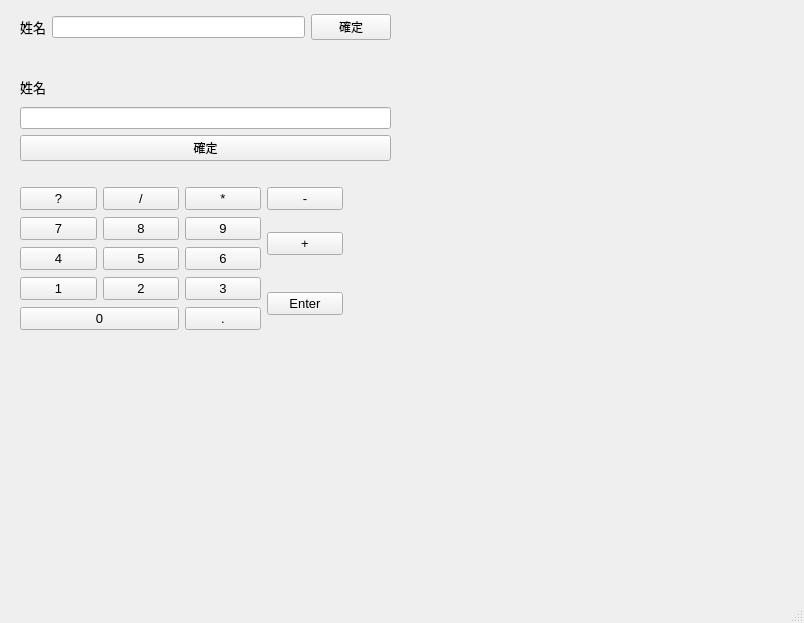
<?xml version="1.0" encoding="UTF-8"?>
<ui version="4.0">
 <class>MainWindow</class>
 <widget class="QMainWindow" name="MainWindow">
  <property name="geometry">
   <rect>
    <x>0</x>
    <y>0</y>
    <width>804</width>
    <height>623</height>
   </rect>
  </property>
  <property name="windowTitle">
   <string>MainWindow</string>
  </property>
  <widget class="QWidget" name="centralwidget">
   <widget class="QWidget" name="">
    <property name="geometry">
     <rect>
      <x>20</x>
      <y>12</y>
      <width>371</width>
      <height>30</height>
     </rect>
    </property>
    <layout class="QHBoxLayout" name="horizontalLayout">
     <item>
      <widget class="QLabel" name="name">
       <property name="font">
        <font>
         <pointsize>10</pointsize>
        </font>
       </property>
       <property name="text">
        <string>姓名</string>
       </property>
       <property name="alignment">
        <set>Qt::AlignCenter</set>
       </property>
      </widget>
     </item>
     <item>
      <widget class="QLineEdit" name="input_name"/>
     </item>
     <item>
      <widget class="QPushButton" name="btn_sure">
       <property name="text">
        <string>確定</string>
       </property>
      </widget>
     </item>
    </layout>
   </widget>
   <widget class="QWidget" name="">
    <property name="geometry">
     <rect>
      <x>20</x>
      <y>72</y>
      <width>371</width>
      <height>89</height>
     </rect>
    </property>
    <layout class="QVBoxLayout" name="verticalLayout">
     <item>
      <widget class="QLabel" name="name_2">
       <property name="font">
        <font>
         <pointsize>10</pointsize>
        </font>
       </property>
       <property name="text">
        <string>姓名</string>
       </property>
       <property name="alignment">
        <set>Qt::AlignLeading|Qt::AlignLeft|Qt::AlignVCenter</set>
       </property>
      </widget>
     </item>
     <item>
      <widget class="QLineEdit" name="input_name2"/>
     </item>
     <item>
      <widget class="QPushButton" name="btn_sure_2">
       <property name="text">
        <string>確定</string>
       </property>
      </widget>
     </item>
    </layout>
   </widget>
   <widget class="QWidget" name="">
    <property name="geometry">
     <rect>
      <x>20</x>
      <y>186</y>
      <width>323</width>
      <height>150</height>
     </rect>
    </property>
    <layout class="QGridLayout" name="gridLayout">
     <item row="0" column="0">
      <widget class="QPushButton" name="pushButton_17">
       <property name="font">
        <font>
         <pointsize>10</pointsize>
        </font>
       </property>
       <property name="text">
        <string>?</string>
       </property>
      </widget>
     </item>
     <item row="0" column="1">
      <widget class="QPushButton" name="pushButton_15">
       <property name="font">
        <font>
         <pointsize>10</pointsize>
        </font>
       </property>
       <property name="text">
        <string>/</string>
       </property>
      </widget>
     </item>
     <item row="0" column="2">
      <widget class="QPushButton" name="pushButton_10">
       <property name="font">
        <font>
         <pointsize>10</pointsize>
        </font>
       </property>
       <property name="text">
        <string>*</string>
       </property>
      </widget>
     </item>
     <item row="0" column="3">
      <widget class="QPushButton" name="pushButton_11">
       <property name="font">
        <font>
         <pointsize>10</pointsize>
        </font>
       </property>
       <property name="text">
        <string>-</string>
       </property>
      </widget>
     </item>
     <item row="1" column="0">
      <widget class="QPushButton" name="pushButton_7">
       <property name="font">
        <font>
         <pointsize>10</pointsize>
        </font>
       </property>
       <property name="text">
        <string>7</string>
       </property>
      </widget>
     </item>
     <item row="1" column="1">
      <widget class="QPushButton" name="pushButton_8">
       <property name="font">
        <font>
         <pointsize>10</pointsize>
        </font>
       </property>
       <property name="text">
        <string>8</string>
       </property>
      </widget>
     </item>
     <item row="1" column="2">
      <widget class="QPushButton" name="pushButton_9">
       <property name="font">
        <font>
         <pointsize>10</pointsize>
        </font>
       </property>
       <property name="text">
        <string>9</string>
       </property>
      </widget>
     </item>
     <item row="1" column="3" rowspan="2">
      <widget class="QPushButton" name="pushButton_12">
       <property name="font">
        <font>
         <pointsize>10</pointsize>
        </font>
       </property>
       <property name="text">
        <string>+</string>
       </property>
      </widget>
     </item>
     <item row="2" column="0">
      <widget class="QPushButton" name="pushButton_6">
       <property name="font">
        <font>
         <pointsize>10</pointsize>
        </font>
       </property>
       <property name="text">
        <string>4</string>
       </property>
      </widget>
     </item>
     <item row="2" column="1">
      <widget class="QPushButton" name="pushButton_5">
       <property name="font">
        <font>
         <pointsize>10</pointsize>
        </font>
       </property>
       <property name="text">
        <string>5</string>
       </property>
      </widget>
     </item>
     <item row="2" column="2">
      <widget class="QPushButton" name="pushButton_4">
       <property name="font">
        <font>
         <pointsize>10</pointsize>
        </font>
       </property>
       <property name="text">
        <string>6</string>
       </property>
      </widget>
     </item>
     <item row="3" column="0">
      <widget class="QPushButton" name="pushButton">
       <property name="font">
        <font>
         <pointsize>10</pointsize>
        </font>
       </property>
       <property name="text">
        <string>1</string>
       </property>
      </widget>
     </item>
     <item row="3" column="1">
      <widget class="QPushButton" name="pushButton_2">
       <property name="font">
        <font>
         <pointsize>10</pointsize>
        </font>
       </property>
       <property name="text">
        <string>2</string>
       </property>
      </widget>
     </item>
     <item row="3" column="2">
      <widget class="QPushButton" name="pushButton_3">
       <property name="font">
        <font>
         <pointsize>10</pointsize>
        </font>
       </property>
       <property name="text">
        <string>3</string>
       </property>
      </widget>
     </item>
     <item row="3" column="3" rowspan="2">
      <widget class="QPushButton" name="pushButton_16">
       <property name="font">
        <font>
         <pointsize>10</pointsize>
        </font>
       </property>
       <property name="text">
        <string>Enter</string>
       </property>
      </widget>
     </item>
     <item row="4" column="0" colspan="2">
      <widget class="QPushButton" name="pushButton_13">
       <property name="font">
        <font>
         <pointsize>10</pointsize>
        </font>
       </property>
       <property name="text">
        <string>0</string>
       </property>
      </widget>
     </item>
     <item row="4" column="2">
      <widget class="QPushButton" name="pushButton_14">
       <property name="font">
        <font>
         <pointsize>10</pointsize>
        </font>
       </property>
       <property name="text">
        <string>.</string>
       </property>
      </widget>
     </item>
    </layout>
   </widget>
  </widget>
  <widget class="QMenuBar" name="menubar">
   <property name="geometry">
    <rect>
     <x>0</x>
     <y>0</y>
     <width>804</width>
     <height>21</height>
    </rect>
   </property>
  </widget>
  <widget class="QStatusBar" name="statusbar"/>
 </widget>
 <resources/>
 <connections/>
</ui>
